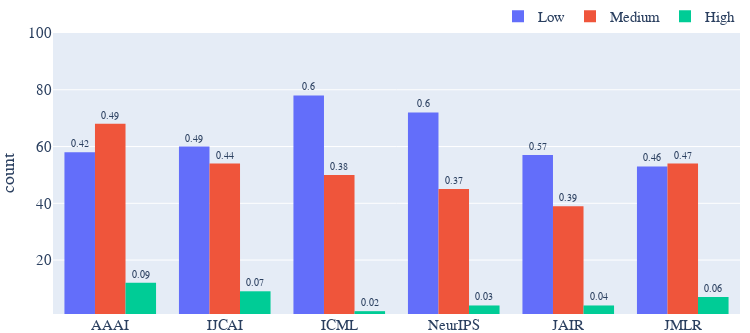

The cell this chart's notebook holds for it:
### Code cell
df.sort_values(["stratum"], ascending=True, inplace=True)

# Create a stacked barplot for each source based on the bins per dimension
fig = px.histogram(df, x="source", barmode="group", color="stratum", labels={
             "count": "Count",
             "source": "",},
             category_orders={"source": source_order}
             )
layout_adapt = layout.copy()
layout_adapt["yaxis"] = dict(range=[1, 100])
layout_adapt["margin"]["b"] = 0
fig.update_layout(layout_adapt)
fig.update_layout(xaxis_title=None)
#bar_percentages = [[1,2,3], [4,5,6], [7,8,9], [10,11,12], [13,14,15], [16,17,18]]
bar_percentages = [[1,2,3,4,5,6], [7,8,9,10,11,12], [13,14,15,16,17,18]]
bar_percentages = [[],[],[]]
for index, label in enumerate(stratum_labels):
    for source in source_order:
        total = len(df[df["source"] == source])
        fraction = len(df[(df["source"] == source) & (df["stratum"] == label)]) / total
        bar_percentages[index].append(round(fraction, 2))
# Place percentages on histogram
for i, t in enumerate(bar_percentages):
    fig.data[i].text = t
    fig.data[i].textposition = 'outside'
    fig.data[i].textfont = {"size": 10}
fig.write_image("latex/plots/stratum_count.pdf")
fig.show()
import plotly
plotly.graph_objs._histogram.Histogram

### Figure 1 — Plotly figure (JSON) as saved in the notebook; plotly's stock layout.template omitted (floating-point values rounded to 4 significant figures; data arrays with more than 128 entries replaced by an {"elided": "..."} marker saying what was removed)
{"data": [{"alignmentgroup": "True", "bingroup": "x", "hovertemplate": "stratum=Low<br>=%{x}<br>count=%{y}<extra></extra>", "legendgroup": "Low", "marker": {"color": "#636efa", "pattern": {"shape": ""}}, "name": "Low", "offsetgroup": "Low", "orientation": "v", "showlegend": true, "text": ["0.42", "0.49", "0.6", "0.6", "0.57", "0.46"], "textfont": {"size": 10}, "textposition": "outside", "type": "histogram", "x": {"elided": "378 str values"}, "xaxis": "x", "yaxis": "y"}, {"alignmentgroup": "True", "bingroup": "x", "hovertemplate": "stratum=Medium<br>=%{x}<br>count=%{y}<extra></extra>", "legendgroup": "Medium", "marker": {"color": "#EF553B", "pattern": {"shape": ""}}, "name": "Medium", "offsetgroup": "Medium", "orientation": "v", "showlegend": true, "text": ["0.49", "0.44", "0.38", "0.37", "0.39", "0.47"], "textfont": {"size": 10}, "textposition": "outside", "type": "histogram", "x": {"elided": "310 str values"}, "xaxis": "x", "yaxis": "y"}, {"alignmentgroup": "True", "bingroup": "x", "hovertemplate": "stratum=High<br>=%{x}<br>count=%{y}<extra></extra>", "legendgroup": "High", "marker": {"color": "#00cc96", "pattern": {"shape": ""}}, "name": "High", "offsetgroup": "High", "orientation": "v", "showlegend": true, "text": ["0.09", "0.07", "0.02", "0.03", "0.04", "0.06"], "textfont": {"size": 10}, "textposition": "outside", "type": "histogram", "x": ["AAAI", "ICML", "JMLR", "AAAI", "AAAI", "AAAI", "AAAI", "AAAI", "JMLR", "AAAI", "JMLR", "IJCAI", "NeurIPS", "AAAI", "NeurIPS", "IJCAI", "JMLR", "NeurIPS", "IJCAI", "NeurIPS", "IJCAI", "IJCAI", "JAIR", "AAAI", "IJCAI", "AAAI", "JAIR", "ICML", "IJCAI", "JMLR", "JMLR", "JAIR", "JMLR", "IJCAI", "JAIR", "IJCAI", "AAAI", "AAAI"], "xaxis": "x", "yaxis": "y"}], "layout": {"barmode": "group", "boxmode": "group", "font": {"family": "serif", "size": 15}, "height": 333.3, "legend": {"orientation": "h", "title": {}, "tracegroupgap": 0, "x": 1, "xanchor": "right", "y": 1, "yanchor": "bottom"}, "margin": {"b": 0, "l": 10, "r": 10, "t": 10}, "width": 750, "xaxis": {"anchor": "y", "categoryarray": ["AAAI", "IJCAI", "ICML", "NeurIPS", "JAIR", "JMLR"], "categoryorder": "array", "domain": [0, 1], "tickangle": 0, "title": {}}, "yaxis": {"anchor": "x", "domain": [0, 1], "range": [1, 100], "title": {"text": "count"}}}}
